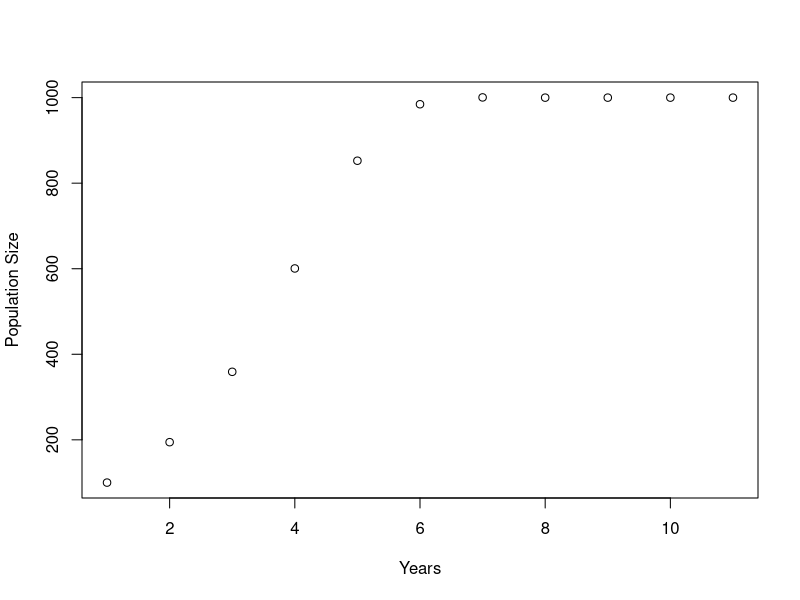

This chart was generated by the following R code:
#############################
#Use the psudeo code structur to actually write code to model pop growth

#1) Setup - load pkgs, set wd, etc 


#2) Input data, param vals, initial cond
#set N to 100
#set R to 1.05
#initialiaze a vector to stor pop size over years
NN <- 100
rr <- 1.05
ttmax <- 10
pop <- matrix(NA, nrow=1, ncol = ttmax+1)
pop[1] <- NN
K <- 1000
#3) Preform calcs
#make a for loop that goes 10 years
#in loop make new N based on previous N*R
#store each value in pop vector

for(tt in 1:ttmax){
        pop[tt+1] <- pop[tt] * (1 + rr * (1-(pop[tt]/K) ) ) 
}
#note that * are needed to tell R to multiply

#4) Display results by plotting, saving, or showing
#print N at 10 years
#plot pop vector v t

plot(1:(ttmax+1), pop, xlab = "Years", ylab = "Population Size")
